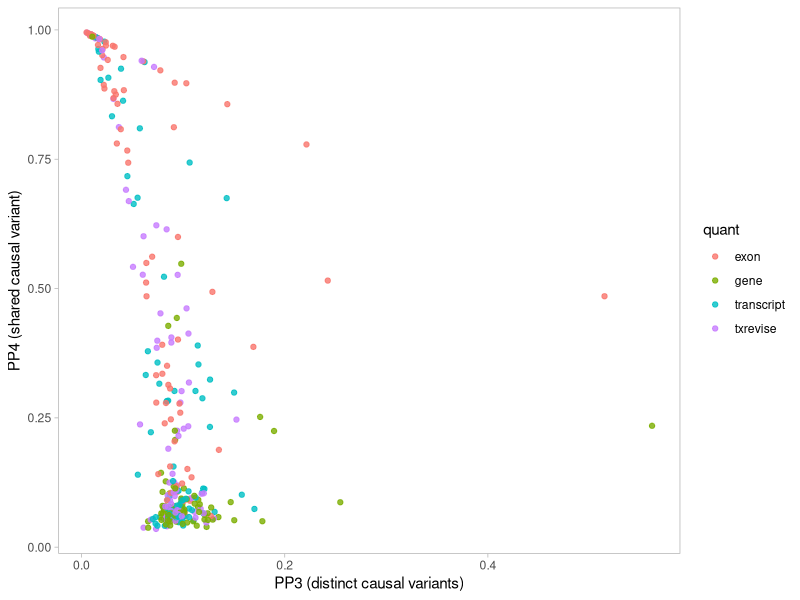
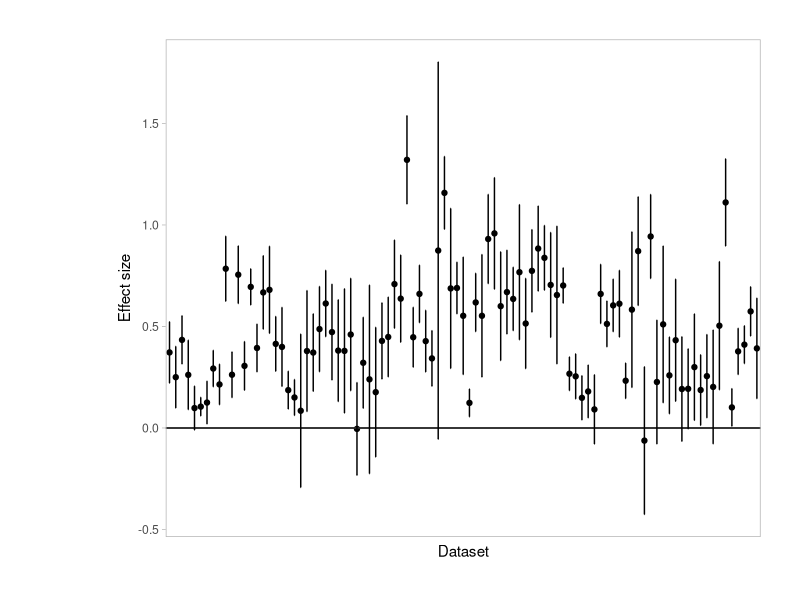
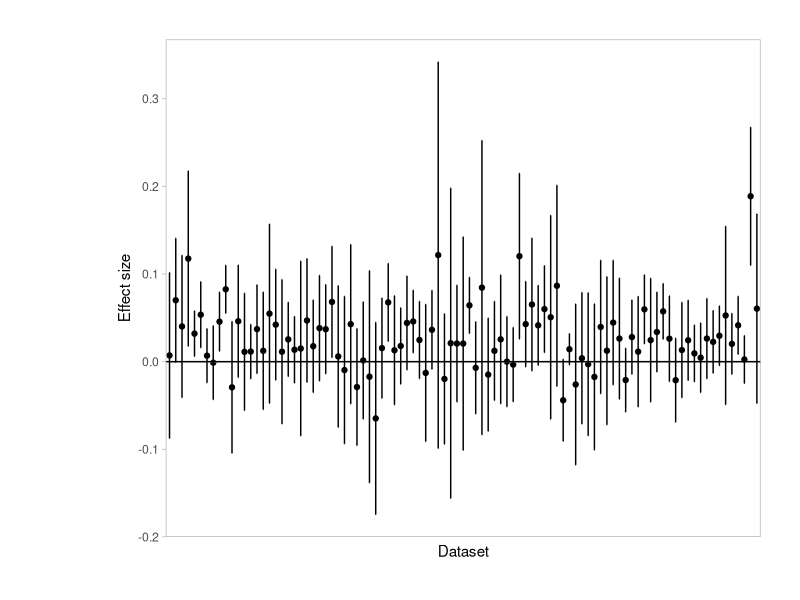

Generate these figures, in order, with R:
library("dplyr")
library("data.table")
library("ggplot2")

colocs = readr::read_tsv("merged_colocs.tsv") %>%
  dplyr::filter(qtl_subset != "qtl_subset") %>%
  dplyr::mutate(PP.H4.abf = as.numeric(PP.H4.abf),
                PP.H3.abf = as.numeric(PP.H3.abf)) %>%
  dplyr::mutate(quant = ifelse(qtl_subset %like% "_tx", "transcript", "gene")) %>%
  dplyr::mutate(quant = ifelse(qtl_subset %like% "_txrev", "txrevise", quant)) %>%
  dplyr::mutate(quant = ifelse(qtl_subset %like% "_exon", "exon", quant))


plt = ggplot(colocs, aes(x = PP.H3.abf, y = PP.H4.abf, color = quant)) + 
  geom_point(alpha = 0.8) +
  theme_light() +
  theme(panel.grid = element_blank()) +
  xlab("PP3 (distinct causal variants)") +
  ylab("PP4 (shared causal variant)")
  
ggsave("HMGCR_coloc_plot.pdf", plot = plt, width = 3.5, height = 2.7)




#Make effect size plots
exon_effect_sizes = readr::read_tsv("HMGCR_exon.tsv")

# calculate 95% confidence interval
conf.level = 0.95
ci.value <- -qnorm( ( 1 - conf.level ) / 2 )
exon_effect_sizes = dplyr::mutate(exon_effect_sizes, interval = ci.value * se)

plt = ggplot(exon_effect_sizes, aes(x = file_name, y = beta, ymin = beta - interval, ymax = beta + interval)) + 
  geom_point() + 
  geom_hline(yintercept=0, colour="grey") + 
  geom_errorbar(width = 0.1) + 
  xlab("Dataset") + 
  ylab("Effect size") +
  theme_light() +
  theme(axis.text.x = element_blank(),
        axis.ticks.x = element_blank(),
        plot.margin = margin(1, 1, 1, 3, "cm"),panel.grid = element_blank(),)+
  geom_hline(yintercept = 0)

ggsave("HMGCR_exon_forest.pdf", plot = plt, width = 8, height = 3)


#Make gene expression effect size plots
gene_effect_sizes = readr::read_tsv("HMGCR_gene.tsv")

# calculate 95% confidence interval
conf.level = 0.95
ci.value <- -qnorm( ( 1 - conf.level ) / 2 )
gene_effect_sizes = dplyr::mutate(gene_effect_sizes, interval = ci.value * se)

plt = ggplot(gene_effect_sizes, aes(x = file_name, y = beta, ymin = beta - interval, ymax = beta + interval)) + 
  geom_point() + 
  geom_hline(yintercept=0, colour="grey") + 
  geom_errorbar(width = 0.1) + 
  xlab("Dataset") + 
  ylab("Effect size") +
  theme_light() +
  theme(axis.text.x = element_blank(),
        axis.ticks.x = element_blank(),
        plot.margin = margin(1, 1, 1, 3, "cm"),panel.grid = element_blank(),)+
  geom_hline(yintercept = 0)

ggsave("HMGCR_gene_forest.pdf", plot = plt, width = 8, height = 3)


